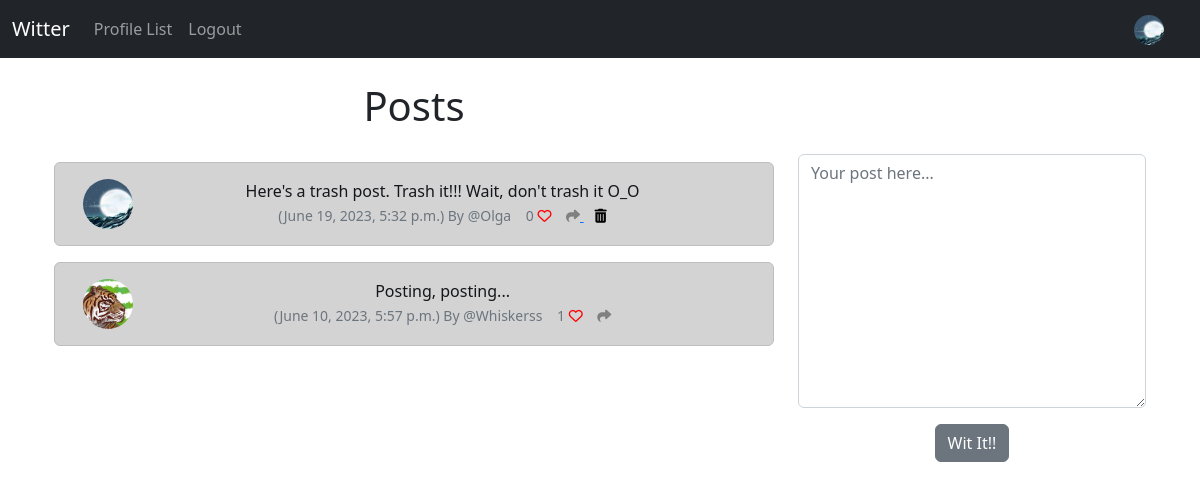
The app's page / (signed in) with its own data.
### witter_app/models.py (models this page shows, shortened)
class Profile(models.Model):
	user = models.OneToOneField(User, on_delete=models.CASCADE)
	follows = models.ManyToManyField("self",
		related_name="followed_by",
		symmetrical=False,
		blank=True)
	date_modified = models.DateTimeField(User, auto_now=True)
	profile_image = models.ImageField(null=True, blank=True, upload_to="images/")
	profile_bio = models.CharField(null=True, blank=True, max_length=500)
	homepage_link = models.CharField(null=True, blank=True, max_length=120)
	facebook_link = models.CharField(null=True, blank=True, max_length=120)
	instagram_link = models.CharField(null=True, blank=True, max_length=120)
	linkedin_link = models.CharField(null=True, blank=True, max_length=120)

class Post(models.Model):
	user = models.ForeignKey(
		User, related_name="posts",
		on_delete=models.DO_NOTHING
		)
	body = models.CharField(max_length=500)
	created_at = models.DateTimeField(auto_now_add=True)
	likes = models.ManyToManyField(User, related_name="post_like", blank=True)
	def number_of_likes(self):
		return self.likes.count()

### witter_app/views.py (the view, shortened to what this page needs)
# urls.py: 2. Add a URL to urlpatterns:  path('', views.home, name='home')
def home(request):
	if request.user.is_authenticated:
		form = PostForm(request.POST or None)
		posts = Post.objects.all().order_by("-created_at")
		return render(request, 'home.html', {"posts":posts, "form":form})
	else:
		posts = Post.objects.all().order_by("-created_at")
		return render(request, 'home.html', {"posts":posts})

### witter_app/forms.py
class PostForm(forms.ModelForm):
	body = forms.CharField(required=True,
		widget=forms.widgets.Textarea(
			attrs={
			"placeholder": "Your post here...",
			"class":"form-control",
			}
			),
			label="",
		)
	class Meta:
		model = Post
		exclude = ("user", "likes",)

### witter_app/templates/home.html (shortened to what this page needs)
{% extends 'base.html' %}
{% load static %}
{% block content %}
	<div class="container text-center">
		<div class="row">
			<div class="col-8">
	<h1>Posts</h1>
<br/>
	{% for post in posts %}
		<div class="alert alert-dark" role="alert">
<div class="container">
	<div class="row">
		<div class="col-1">
		  {% if post.user.profile.profile_image %}
				<img src="{{ post.user.profile.profile_image.url }}" width=50 height=50 class="rounded-circle" alt="{{ profile.user.username }}">
				{% else %}
				<img src="{% static 'images/duck_pic_profile.jpg' %}" width=50 height=50 class="rounded-circle" alt="{{ profile.user.username }}">
				{% endif %}
		</div>
		<div class="col-11">
		  {{ post.body }}<br/>
		  <small class="text-muted">
		  	({{ post.created_at}}) By
		  	@{{ post.user.username }}
		  	{{ post.number_of_likes }}
		  	{% if user in post.likes.all %}
		  	  <a href="{% url 'post_like' post.id %}">
	<i class="fa-solid fa-heart" style="color:red"></i></a>
		  	{% else %}
		  		<a href="{% url 'post_like' post.id %}">
		  <i class="fa fa-heart-o" style="color:red"></i></a>
		  	{% endif %}
		  	<a href="{% url 'post_show' post.id %}">
	<i class="fa-solid fa-share" style="color:gray"></i>
		  	</a>
			{% if request.user.username == post.user.username %}
			<a href="{% url 'post_delete' post.id %}"><i class="fa fa-trash" style="color:rgb(0, 0, 0)"></i></a>
			{% endif %}
		  </small>
		</div><br/><br/>
			</div>
		</div>
	</div>
	{% endfor %}
</div>
<div class="col-4">
				<br/><br/><br/>
{% if form %}
<form  method=POST>
  	{{ form.as_p }}
  <button type="submit" class="btn btn-secondary">Wit It!!</button>
</form>
{% endif %}
</div>
{% endblock %}

### witter_app/templates/navbar.html (shortened to what this page needs)
{% load static %}
<nav class="navbar navbar-expand-lg navbar-dark bg-dark">
  <div class="container-fluid">
    <a class="navbar-brand" href="{% url 'home' %}">Witter</a>
    <div class="collapse navbar-collapse" id="navbarSupportedContent">
      <ul class="navbar-nav me-auto mb-2 mb-lg-0">
        <li class="nav-item">
          <a class="nav-link"
          href="{% url 'profile_list' %}">Profile List</a>
        </li>
        {% if user.is_authenticated %}
        <li class="nav-item">
          <a class="nav-link"
          href="{% url 'logout' %}">Logout</a>
        </li>
        {% endif %}
      </ul>
      {% if user.is_authenticated %}
        <ul class="navbar-nav ml-auto">
          <li class="nav-link navbar-brand">
            <a href="{% url 'profile' request.user.id %}">
{% if user.profile.profile_image %}
<img src="{{ user.profile.profile_image.url }}" class="rounded-circle" width=30>
{% else %}
    <img src="{% static 'images/default_profile_pic.png' %}" class="img-fluid rounded-circle" alt="Profile Image" width=30>
{% endif %}
            </a>
          </li>
        </ul>
      {% endif %}
    </div>
  </div>
</nav>

### records on screen
Post: user.profile.profile_image (picture), body "Here's a trash post. Trash it!!! Wait, don't trash it O_O", created_at "June 19, 2023, 5:32 p.m.", user.username "Olga", number_of_likes "0"
Post: user.profile.profile_image (picture), body "Posting, posting...", created_at "June 10, 2023, 5:57 p.m.", user.username "Whiskerss", number_of_likes "1"
